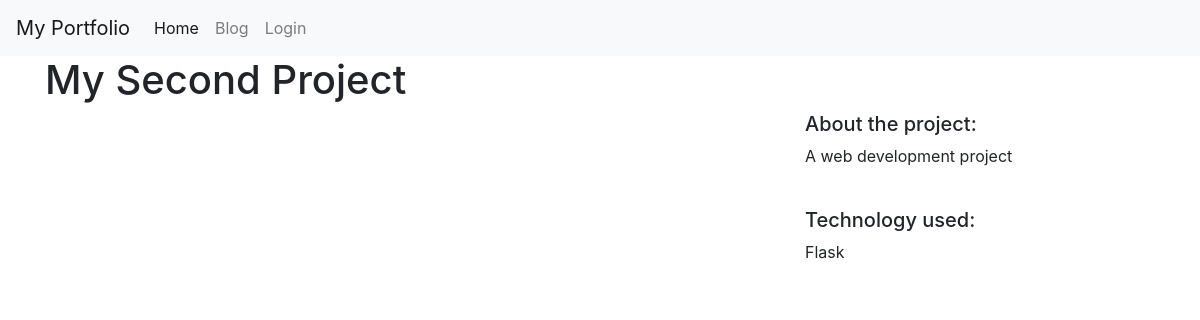
/project_detail/10/, run on the app's committed database.
### myportfolio/models.py (models this page shows)
class MyPortfolio(models.Model):
    title = models.CharField(max_length=100)
    description = models.TextField()
    technology = models.CharField(max_length=20)
    image = models.FilePathField(path="D:\\pycharm\\portfolio\\static")

### myportfolio/views.py (the view)
# urls.py: path('project_detail/<int:project_id>/', views.project_detail, name='project_detail'),
def project_detail(request, project_id):
    project = MyPortfolio.objects.get(id=project_id)
    context = {'project': project}
    return render(request, 'project_detail.html', context)

### templates/project_detail.html (shortened to what this page needs)
{% extends 'base.html' %}
{% load static %}
{% load bootstrap4 %}
{% block content %}
<div class="container">
<h1>{{ project.title }}</h1>
<div class="row">
    <div class="col-md-8">
    </div>
    <div class="col-md-4">
        <h5>About the project:</h5>
        <p>{{ project.description }}</p>
        <br>
        <h5>Technology used:</h5>
        <p>{{ project.technology }}</p>
    </div>
</div>
</div>
{% endblock content %}

### data on the page
MyPortfolio: title "My Second Project", description "A web development project", technology "Flask"
